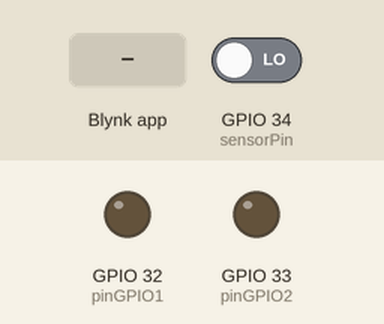
A sketch run on a simulated ESP32. On the bench: output pins drawn as LEDs (lit = HIGH). The test bench sets the inputs (shaded band); at power-on: GPIO 34 (sensorPin) LOW.

Above: at 3.1 s.
3.2 s: Blynk app writes 1 to V0
At 4.4 s:
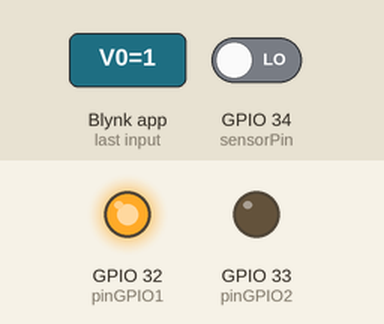
4.7 s: Blynk app writes 1 to V1
At 5.7 s:
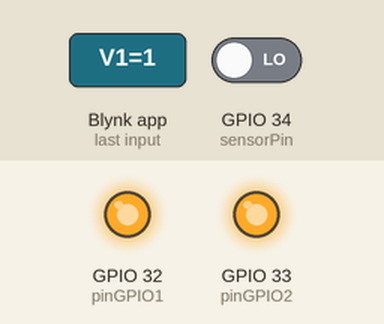
6.2 s: Blynk app writes 0 to V0
At 6.9 s:
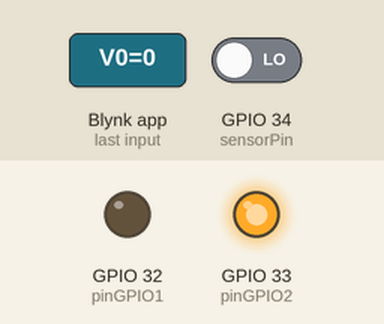
7.7 s: Blynk app writes 200 to V0
At 8.0 s:
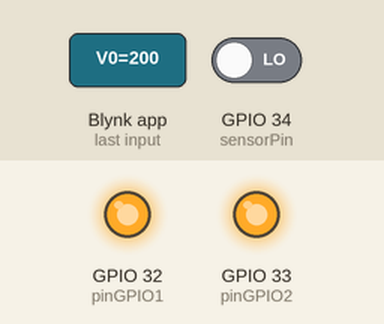
9.2 s: Blynk app writes 0 to V1
At 10.3 s:
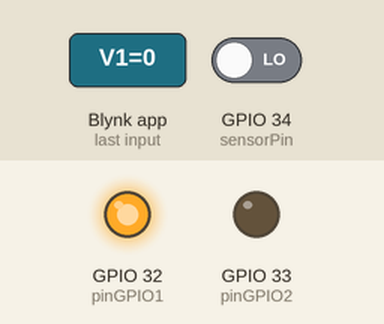
Timing chart, 0 to 11.7 s (numbered marks = the images above; inputs shaded):
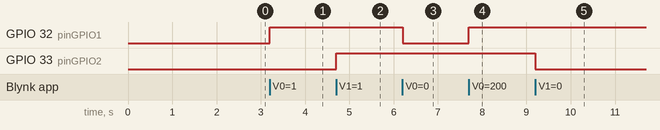

Measured:
- after the input at 3.2 s, GPIO 32 (pinGPIO1): LOW → HIGH at once
- after the input at 4.7 s, GPIO 33 (pinGPIO2): LOW → HIGH at once
- after the input at 6.2 s, GPIO 32 (pinGPIO1): HIGH → LOW at once
- after the input at 7.7 s, GPIO 32 (pinGPIO1): LOW → HIGH at once
- after the input at 9.2 s, GPIO 33 (pinGPIO2): HIGH → LOW at once

The sketch:

Home-Automation_Esp32.ino
```cpp
#define BLYNK_TEMPLATE_ID "Template ID from blynk.cloud"
#define BLYNK_TEMPLATE_NAME "Template name from blynk.cloud"
#define BLYNK_PRINT Serial

#define BLYNK_FIRMWARE_VERSION        "0.1.0"

#define APP_DEBUG

// Uncomment your board, or configure a custom board in Settings.h
//#define USE_ESP32_DEV_MODULE
//#define USE_ESP32C3_DEV_MODULE
//#define USE_ESP32S2_DEV_KIT
//#define USE_WROVER_BOARD
//#define USE_TTGO_T7
//#define USE_TTGO_T_OI

#include "BlynkEdgent.h"
const int pinGPIO1 = 32; // GPIO pin connected to V0
const int pinGPIO2 = 33; // GPIO pin connected to V1

const int sensorPin = 34; //  V2
void setup()
{
  Serial.begin(115200);
  delay(100);

  BlynkEdgent.begin();

  pinMode(pinGPIO1, OUTPUT);
  pinMode(pinGPIO2, OUTPUT);
  pinMode(sensorPin,INPUT);
}

void loop() {
  BlynkEdgent.run();
  int newVal;
  int sensorValue = digitalRead(sensorPin);
  if( sensorValue == 1)
  {
    newVal = 0;
  }
  else
  {
    newVal = 1;
  }
  Blynk.virtualWrite(V2, newVal);

}
BLYNK_WRITE(V0) {
  int value = param.asInt();
  digitalWrite(pinGPIO1, value);
  //Serial.print("GPIO 1 status: ");
  //Serial.println(value);
}

BLYNK_WRITE(V1) {
  int value = param.asInt();
  digitalWrite(pinGPIO2, value);
  //Serial.print("GPIO 2 status: ");
  //Serial.println(value);
}
```
